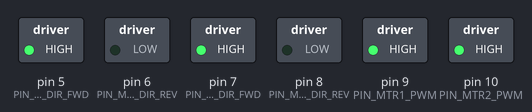
Bench run of a sketch on a simulated Arduino Uno, built with avr-gcc and run on an emulated ATmega328P. Parts: switched loads named in the sketch (green lamp = pin HIGH). What the sketch prints to the serial monitor is not drawn.

Above: at 0.1 s.
Timing chart, 0 to 1.6 s (numbered marks = the images above):
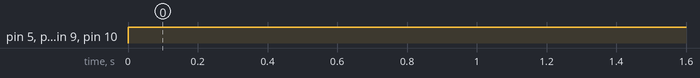

The sketch:

robot.ino
```cpp
#define PIN_PB_START           0
#define PIN_MTR1_ENCB          1
#define PIN_MTR1_ENCA          2
#define PIN_MTR2_ENCB          3
#define PIN_MTR2_ENCA          4
#define PIN_MTR1_DIR_FWD       5
#define PIN_MTR1_DIR_REV       6
#define PIN_MTR2_DIR_FWD       7
#define PIN_MTR2_DIR_REV       8
#define PIN_MTR1_PWM           9
#define PIN_MTR2_PWM          10

// This is def wrong idk what im doing
#define ENCODER_COUNTS_PER_REV  540
#define MM_PER_REV              235.62
#define ENCODER_COUNTS_90_DEG   135

void setup() {
  pinMode(PIN_PB_START, INPUT);

  pinMode(PIN_MTR1_DIR_FWD, OUTPUT);
  pinMode(PIN_MTR1_DIR_REV, OUTPUT);
  pinMode(PIN_MTR2_DIR_FWD, OUTPUT);
  pinMode(PIN_MTR2_DIR_REV, OUTPUT);
  pinMode(PIN_MTR1_PWM, OUTPUT);
  pinMode(PIN_MTR2_PWM, OUTPUT);

  Serial.begin(9600);
}

void loop() {
  if (digitalRead(PIN_PB_START) == LOW) {
    Serial.println("Start button pressed. Moving forward...");

    digitalWrite(PIN_MTR1_DIR_FWD, HIGH);
    digitalWrite(PIN_MTR1_DIR_REV, LOW);

    digitalWrite(PIN_MTR2_DIR_FWD, HIGH);
    digitalWrite(PIN_MTR2_DIR_REV, LOW);

    analogWrite(PIN_MTR1_PWM, 255);
    analogWrite(PIN_MTR2_PWM, 255);
  } else {
    Serial.println("Start button not pressed. Motors stopped.");

    digitalWrite(PIN_MTR1_DIR_FWD, LOW);
    digitalWrite(PIN_MTR1_DIR_REV, LOW);
    digitalWrite(PIN_MTR2_DIR_FWD, LOW);
    digitalWrite(PIN_MTR2_DIR_REV, LOW);

    analogWrite(PIN_MTR1_PWM, 0);
    analogWrite(PIN_MTR2_PWM, 0);
  }

  delay(50);
}
```

Measured:
- by itself, pin 5 (PIN_MTR1_DIR_FWD), pin 7 (PIN_MTR2_DIR_FWD), pin 9 (PIN_MTR1_PWM), pin 10 (PIN_MTR2_PWM): LOW → HIGH at 0.00 s
